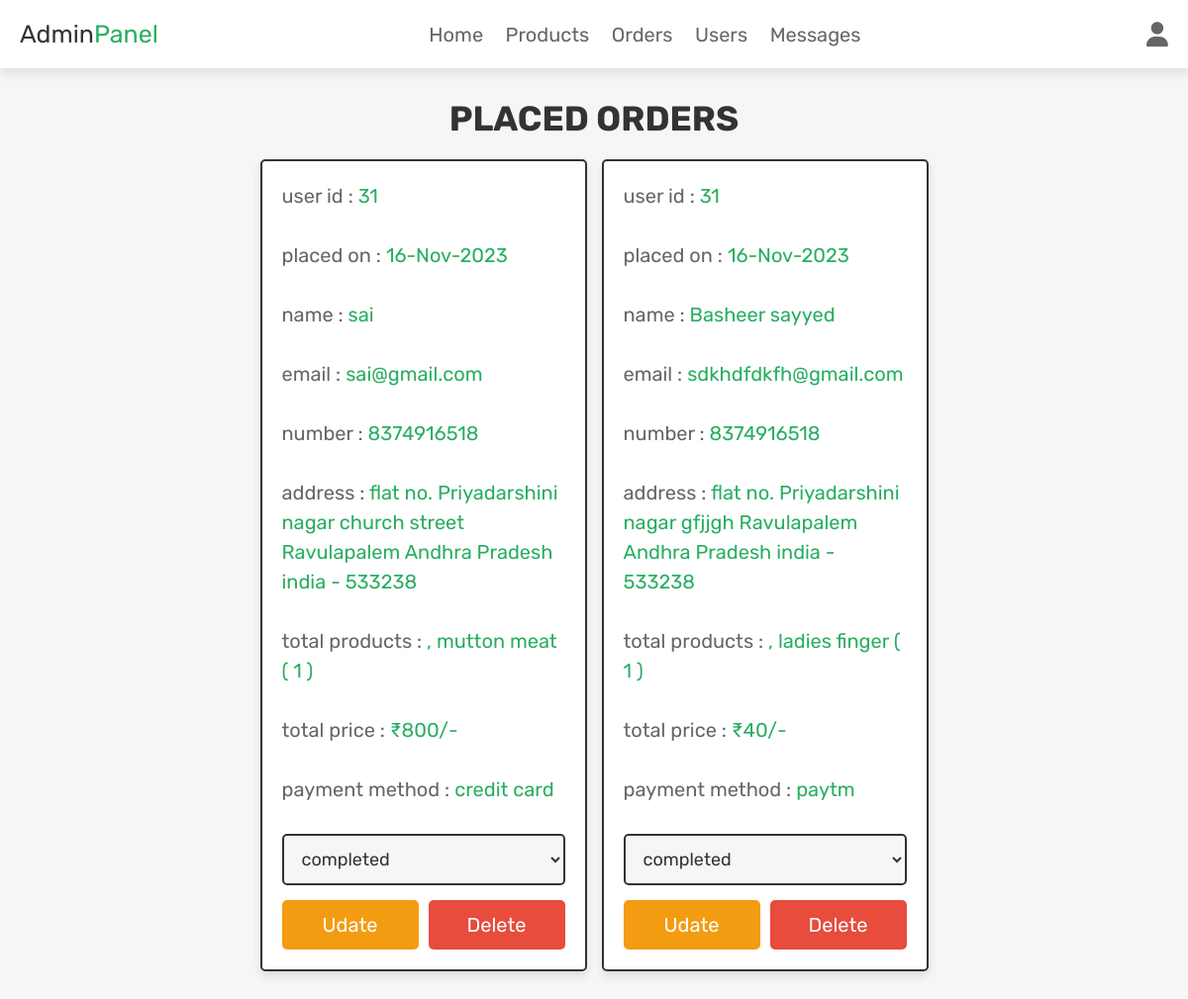
/admin_orders.php (signed in), run on the app's committed database.
### tables this page shows
CREATE TABLE `orders` (
  `id` int(100) NOT NULL,
  `user_id` int(100) NOT NULL,
  `name` varchar(100) NOT NULL,
  `number` varchar(12) NOT NULL,
  `email` varchar(100) NOT NULL,
  `method` varchar(50) NOT NULL,
  `address` varchar(500) NOT NULL,
  `total_products` varchar(1000) NOT NULL,
  `total_price` int(100) NOT NULL,
  `placed_on` varchar(50) NOT NULL,
  `payment_status` varchar(20) NOT NULL DEFAULT 'pending'
);

### admin_orders.php (the view, shortened to what this page needs)
<?php
@include 'config.php';
?>
<!DOCTYPE html>
<html lang="en">
<head>
   <link rel="stylesheet" href="https://cdnjs.cloudflare.com/ajax/libs/font-awesome/6.1.1/css/all.min.css">
   <link rel="stylesheet" href="css/admin_style.css">
</head>
<body>
<?php include 'admin_header.php'; ?>
<section class="placed-orders">
   <h1 class="title">placed orders</h1>
   <div class="box-container">
      <?php
         $select_orders = $conn->prepare("SELECT * FROM `orders`");
         $select_orders->execute();
         if($select_orders->rowCount() > 0){
            while($fetch_orders = $select_orders->fetch(PDO::FETCH_ASSOC)){
      ?>
      <div class="box">
         <p> user id : <span><?= $fetch_orders['user_id']; ?></span> </p>
         <p> placed on : <span><?= $fetch_orders['placed_on']; ?></span> </p>
         <p> name : <span><?= $fetch_orders['name']; ?></span> </p>
         <p> email : <span><?= $fetch_orders['email']; ?></span> </p>
         <p> number : <span><?= $fetch_orders['number']; ?></span> </p>
         <p> address : <span><?= $fetch_orders['address']; ?></span> </p>
         <p> total products : <span><?= $fetch_orders['total_products']; ?></span> </p>
         <p> total price : <span>₹<?= $fetch_orders['total_price']; ?>/-</span> </p>
         <p> payment method : <span><?= $fetch_orders['method']; ?></span> </p>
         <form action="" method="POST">
            <select name="update_payment" class="drop-down">
               <option value="" selected disabled><?= $fetch_orders['payment_status']; ?></option>
            </select>
            <div class="flex-btn">
               <input type="submit" name="update_order" class="option-btn" value="udate">
               <a href="admin_orders.php?delete=<?= $fetch_orders['id']; ?>" class="delete-btn" onclick="return confirm('delete this order?');">delete</a>
            </div>
         </form>
      </div>
      <?php
         }
      }else{
         echo '<p class="empty">no orders placed yet!</p>';
      }
      ?>
   </div>
</section>
</body>
</html>

### css/admin_style.css (style rules this page uses)
.placed-orders .box-container { display: grid; grid-template-columns: repeat(auto-fit, 33rem); gap:1.5rem; align-items: flex-start; justify-content:center; }
.placed-orders .box-container .box { border:var(--border); box-shadow: var(--box-shadow); background-color: var(--white); border-radius: .5rem; padding:2rem; }
.placed-orders .box-container .box p { margin-bottom: 3rem; line-height: 1.5; font-size: 2rem; color:var(--light-color); }
.placed-orders .box-container .box p span { color:var(--green); }
.placed-orders .box-container .box .drop-down { width: 100%; padding:1.2rem 1.4rem; font-size: 1.8rem; border:var(--border); border-radius: .5rem; background-color: var(--light-bg); margin-bottom: .5rem; }

### css/components.css (style rules this page uses)
:root { --green:#27ae60; --orange:#f39c12; --red:#e74c3c; --black:#333; --light-color:#666; --white:#fff; --light-bg:#f6f6f6; --border:.2rem solid var(--black); --box-shadow:0 .5rem 1rem rgba(0,0,0,.1); }
* { font-family: 'Rubik', sans-serif; margin:0; padding:0; box-sizing: border-box; outline: none; border:none; text-decoration: none; color:var(--black); }
body { background-color: var(--light-bg); }
html { font-size: 62.5%; overflow-x: hidden; scroll-behavior: smooth; scroll-padding-top: 6.5rem; }
section { padding:3rem 2rem; max-width: 1200px; margin:0 auto; }
.btn, .delete-btn, .option-btn { display: block; width: 100%; margin-top: 1rem; border-radius: .5rem; color:var(--white); font-size: 2rem; padding:1.3rem 3rem; text-transform: capitalize; cursor: pointer; text-align: center; }
.delete-btn { background-color: var(--red); }
.option-btn { background-color: var(--orange); }
.flex-btn { display: flex; flex-wrap: wrap; gap:1rem; }
.flex-btn > * { flex:1; }
.title { text-align: center; margin-bottom: 2rem; text-transform: uppercase; color:var(--black); font-size: 3.5rem; }

### data on the page
orders: user "31", placed_on "16-Nov-2023", name "sai", email "sai@gmail.com", number "8374916518", address "flat no. Priyadarshini nagar church street Ravulapalem Andhra Pradesh india - 533238", total_products ", mutton meat ( 1 )", total_price "800", method "credit card", update_payment "completed"
orders: user "31", placed_on "16-Nov-2023", name "Basheer sayyed", email "sdkhdfdkfh@gmail.com", number "8374916518", address "flat no. Priyadarshini nagar gfjjgh Ravulapalem Andhra Pradesh india - 533238", total_products ", ladies finger ( 1 )", total_price "40", method "paytm", update_payment "completed"
